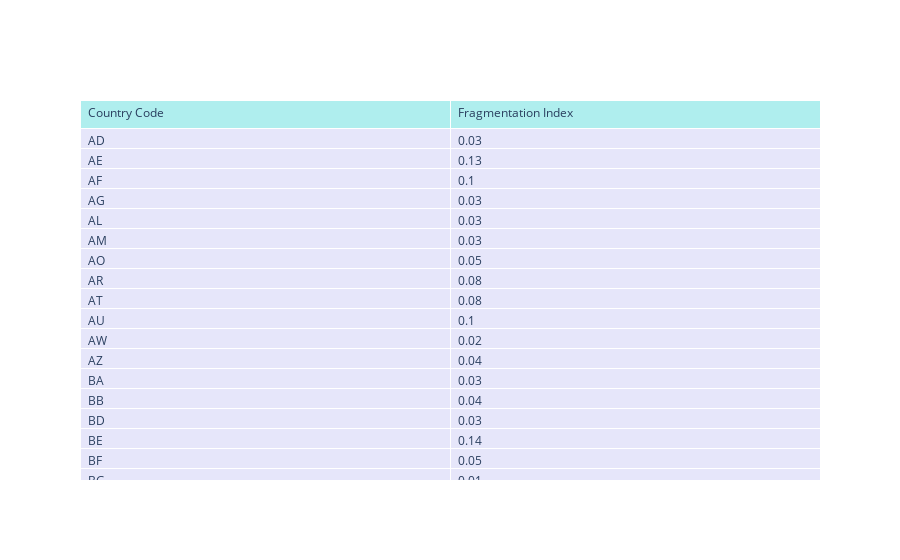

Notebook code for this chart:
### Code cell
fig = go.Figure(data=[go.Table(
    header=dict(values=['Country Code', 'Fragmentation Index'],
                fill_color='paleturquoise',
                align='left'),
    cells=dict(values=ann_cc_agg_df[['cc', 'findex']].transpose().values.tolist(),
               fill_color='lavender',
               align='left'))
])

fig.show()

### Figure 1 — Plotly figure (JSON) as saved in the notebook; plotly's stock layout.template omitted (floating-point values rounded to 4 significant figures; data arrays with more than 128 entries replaced by an {"elided": "..."} marker saying what was removed)
{"data": [{"cells": {"align": "left", "fill": {"color": "lavender"}, "values": {"elided": "2x198 mixed values"}}, "header": {"align": "left", "fill": {"color": "paleturquoise"}, "values": ["Country Code", "Fragmentation Index"]}, "type": "table"}], "layout": {"autosize": true}}
